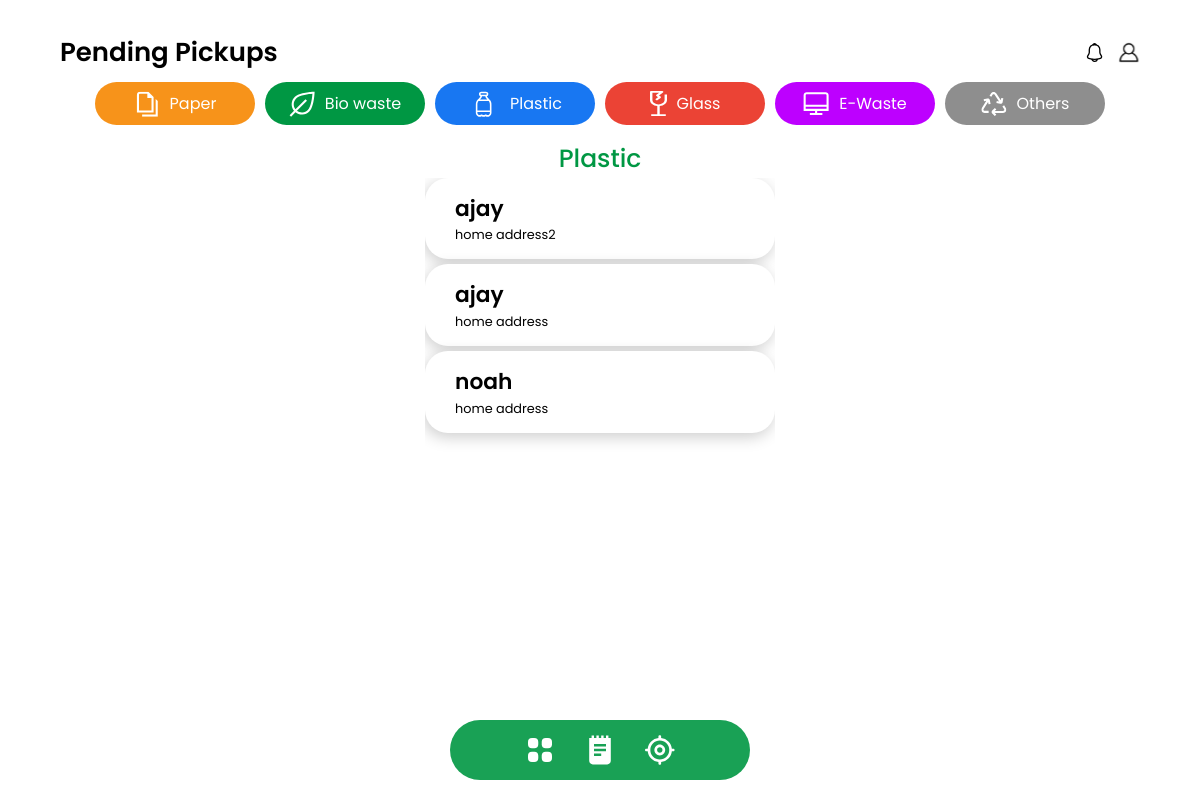
The page /plastic_pickup/ (signed in) on the database its author committed.
### wrap/models.py (models this page shows)
class Booking(models.Model):
    book_id=  models.AutoField(primary_key=True)
    email = models.EmailField()
    uid = models.IntegerField()
    name = models.CharField(max_length=20,default='null')
    wastetype = models.CharField(max_length=20)
    date = models.DateField(settings.DATE_FORMAT)
    booking_address_title = models.CharField(max_length=20,default='null')
    booking_address = models.CharField(max_length=100,default='null')
    booking_status = models.CharField(max_length=20)
    booking_latitude = models.FloatField(default='0.0')
    booking_longitude = models.FloatField(default='0.0')
    def __str__(self):
        return self.email

### wrap/views.py (the view)
# urls.py: path('plastic_pickup/',plastic_pickup,name='plastic_pickup'),
def plastic_pickup(request):
    if 'uname' in request.session:
        data = {'name':request.session.get('uname')}
        books = Booking.objects.all()
        booking_data=[]
        for book in books:
            if book.wastetype=='Plastic waste':
                print(book)
                booking_data.append({'name': book.name, 'email': book.email, 'uid': book.uid,'wastetype':book.wastetype,'date':str(book.date),'date1':str(book.date)[8:10],'booking_status':book.booking_status,'address':book.booking_address,'book_id':book.book_id})
        return render(request,'employee/plastic-pickup.html',{'booking':booking_data})
    else:
        data = {'status':'You need to login first'}
        return render(request,'sigin.html',context=data)

### wrap/templates/employee/plastic-pickup.html (shortened to what this page needs)
{% extends 'employee/pending-pickups.html' %}  {% block employeetitle %}Plastic{% endblock %}
  {% block employeecontent %}
<div class="user-content-wrapper">
  {% for book in booking %}
  <button onclick="openPopup('{{book.book_id}}')">
  <div class="user-content">
    <h1>{{book.name}}</h1>
    <p>{{book.address}}</p>
  </div></button>
  {% endfor %}
</div>
{% endblock %}

### wrap/static/css/base.css (style rules this page uses)
* { margin: 0px; font-family: "Poppins"; padding: 0; }
body { display: flex; flex-direction: column; place-items: center; height: 100vh; width: 100vw; position: fixed; }

### wrap/templates/employee/pending-pickups.html (style rules this page uses)
.user-content-wrapper { overflow: scroll; overflow-x: hidden; height: 35rem; display: flex; flex-direction: column; gap: 5px; }
.user-content { background: #ffffff; box-shadow: -2px 4px 16px rgba(0, 0, 0, 0.2); border-radius: 22.8822px; padding: 15px 30px; width: 350px; height: fit-content; display: flex; flex-direction: column; align-items:start; }
.user-content>h1 { font-weight: 600; font-size: 21.7801px; }
.user-content>p { font-weight: 400; font-size: 12.8414px; }

### rows shown on the page
Booking: name "ajay", address "home address2"
Booking: name "ajay", address "home address"
Booking: name "noah", address "home address"
